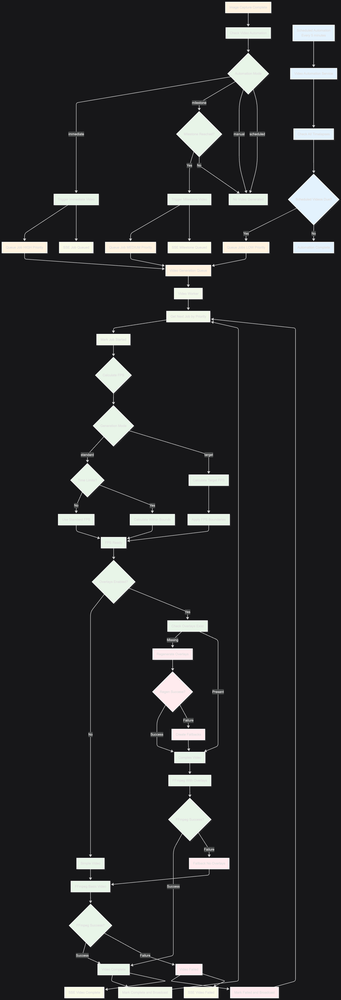
#> input picture backend/app/services/video_pipeline/video_automation_pipeline.png, 341 x 1000 px, shrunk from 1448 x 4244 before the run
$ python -i heavy_detector.py   (imports and definitions only)   (older library calls are emulated)
#> lines starting #> are read from the running program, lines starting #| are printed output that depends on the picture
"""
Heavy Detector for advanced computer vision-based corruption detection.

This module implements sophisticated image quality analysis using OpenCV
for detecting blur, noise, edge anomalies, and compression artifacts.
Processing time: 20-100ms per image.
"""

import cv2
import numpy as np
from typing import Dict, Any, Tuple
import logging

logger = logging.getLogger(__name__)


class HeavyDetector:
    """
    Advanced corruption detection using computer vision algorithms.

    Implements:
    - Blur detection via Laplacian variance
    - Edge analysis via Canny edge detection
    - Noise detection via median filter comparison
    - Histogram entropy analysis
    - JPEG compression artifact detection
    """

    def __init__(self):
        """Initialize heavy detector with algorithm parameters."""
        # Blur detection thresholds
        self.blur_threshold = 100.0  # Laplacian variance threshold

        # Edge analysis parameters
        self.edge_low_threshold = 50
        self.edge_high_threshold = 150
        self.edge_density_min = 0.01  # 1% minimum edge density
        self.edge_density_max = 0.50  # 50% maximum edge density

        # Noise detection parameters
        self.noise_ratio_max = 0.30  # 30% maximum noise ratio

        # Histogram analysis parameters
        self.entropy_min = 3.0  # Minimum entropy for good distribution

        # Pattern detection parameters
        self.block_size = 8  # 8x8 blocks for JPEG corruption detection
        self.block_corruption_max = 0.80  # 80% maximum block uniformity

    def analyze(self, frame: np.ndarray) -> Dict[str, Any]:
        """
        Perform comprehensive heavy analysis on the image frame.

        Args:
            frame: OpenCV image array (BGR format)

        Returns:
            Dictionary containing analysis results and calculated score
        """
        try:
            start_time = cv2.getTickCount()

            # Convert to grayscale for most analyses
            gray = cv2.cvtColor(frame, cv2.COLOR_BGR2GRAY)

            # Perform all detection methods
            blur_result = self._detect_blur(gray)
            edge_result = self._analyze_edges(gray)
            noise_result = self._detect_noise(frame, gray)
            histogram_result = self._analyze_histogram(frame)
            pattern_result = self._detect_corruption_patterns(gray)

            # Calculate processing time
            end_time = cv2.getTickCount()
            processing_time_ms = (
                (end_time - start_time) / cv2.getTickFrequency()
            ) * 1000

            # Combine all results
            results = {
                "blur_detection": blur_result,
                "edge_analysis": edge_result,
                "noise_detection": noise_result,
                "histogram_analysis": histogram_result,
                "pattern_detection": pattern_result,
                "processing_time_ms": round(processing_time_ms, 2),
            }

            # Calculate heavy score
            heavy_score = self._calculate_heavy_score(results)
            results["heavy_score"] = heavy_score

            return results

        except Exception as e:
            logger.error(f"Heavy detection failed: {e}")
            return {
                "error": str(e),
                "heavy_score": 50,  # Default middle score on failure
                "processing_time_ms": 0,
            }

    def _detect_blur(self, gray: np.ndarray) -> Dict[str, Any]:
        """
        Detect blur using Laplacian variance method.

        Args:
            gray: Grayscale image

        Returns:
            Dictionary with blur detection results
        """
        try:
            # Calculate Laplacian variance
            laplacian = cv2.Laplacian(gray, cv2.CV_64F)
            variance = np.var(laplacian)

            # Determine if blurred
            is_blurred = variance < self.blur_threshold
            penalty = -30 if is_blurred else 0

            return {
                "laplacian_variance": round(variance, 2),
                "is_blurred": is_blurred,
                "threshold": self.blur_threshold,
                "penalty": penalty,
                "reason": (
                    f"Laplacian variance {variance:.1f} < {self.blur_threshold}"
                    if is_blurred
                    else None
                ),
            }

        except Exception as e:
            logger.error(f"Blur detection failed: {e}")
            return {"error": str(e), "penalty": 0}

    def _analyze_edges(self, gray: np.ndarray) -> Dict[str, Any]:
        """
        Analyze edge distribution using Canny edge detection.

        Args:
            gray: Grayscale image

        Returns:
            Dictionary with edge analysis results
        """
        try:
            # Apply Canny edge detection
            edges = cv2.Canny(gray, self.edge_low_threshold, self.edge_high_threshold)

            # Calculate edge density
            total_pixels = gray.shape[0] * gray.shape[1]
            edge_pixels = np.count_nonzero(edges)
            edge_density = edge_pixels / total_pixels

            # Check if edge density is abnormal
            is_abnormal = (
                edge_density < self.edge_density_min
                or edge_density > self.edge_density_max
            )
            penalty = -25 if is_abnormal else 0

            reason = None
            if edge_density < self.edge_density_min:
                reason = f"Too few edges: {edge_density:.3f} < {self.edge_density_min}"
            elif edge_density > self.edge_density_max:
                reason = f"Too many edges: {edge_density:.3f} > {self.edge_density_max}"

            return {
                "edge_density": round(edge_density, 4),
                "edge_pixels": edge_pixels,
                "total_pixels": total_pixels,
                "is_abnormal": is_abnormal,
                "penalty": penalty,
                "reason": reason,
            }

        except Exception as e:
            logger.error(f"Edge analysis failed: {e}")
            return {"error": str(e), "penalty": 0}

    def _detect_noise(self, frame: np.ndarray, gray: np.ndarray) -> Dict[str, Any]:
        """
        Detect noise using median filter comparison.

        Args:
            frame: Original color image
            gray: Grayscale version

        Returns:
            Dictionary with noise detection results
        """
        try:
            # Apply median filter to reduce noise
            filtered = cv2.medianBlur(gray, 5)

            # Calculate difference between original and filtered
            diff = cv2.absdiff(gray, filtered)

            # Calculate noise ratio
            total_pixels = gray.shape[0] * gray.shape[1]
            noise_pixels = np.count_nonzero(
                np.where(diff > 10, 1, 0)
            )  # Pixels with significant difference
            noise_ratio = noise_pixels / total_pixels

            # Check if noise is excessive
            is_noisy = noise_ratio > self.noise_ratio_max
            penalty = -20 if is_noisy else 0

            return {
                "noise_ratio": round(noise_ratio, 4),
                "noise_pixels": noise_pixels,
                "is_noisy": is_noisy,
                "threshold": self.noise_ratio_max,
                "penalty": penalty,
                "reason": (
                    f"Noise ratio {noise_ratio:.3f} > {self.noise_ratio_max}"
                    if is_noisy
                    else None
                ),
            }

        except Exception as e:
            logger.error(f"Noise detection failed: {e}")
            return {"error": str(e), "penalty": 0}

    def _analyze_histogram(self, frame: np.ndarray) -> Dict[str, Any]:
        """
        Analyze color distribution using histogram entropy.

        Args:
            frame: Color image (BGR)

        Returns:
            Dictionary with histogram analysis results
        """
        try:
            # Convert to grayscale for histogram analysis
            gray = cv2.cvtColor(frame, cv2.COLOR_BGR2GRAY)

            # Calculate histogram
            hist = cv2.calcHist([gray], [0], None, [256], [0, 256])

            # Normalize histogram
            hist_norm = hist / hist.sum()

            # Calculate entropy (measure of information content)
            # Higher entropy = better color distribution
            entropy = -np.sum(
                hist_norm * np.log2(hist_norm + 1e-10)
            )  # Add small value to avoid log(0)

            # Check if entropy is too low (poor distribution)
            is_poor_distribution = entropy < self.entropy_min
            penalty = -15 if is_poor_distribution else 0

            return {
                "entropy": round(entropy, 2),
                "is_poor_distribution": is_poor_distribution,
                "threshold": self.entropy_min,
                "penalty": penalty,
                "reason": (
                    f"Entropy {entropy:.2f} < {self.entropy_min}"
                    if is_poor_distribution
                    else None
                ),
            }

        except Exception as e:
            logger.error(f"Histogram analysis failed: {e}")
            return {"error": str(e), "penalty": 0}

    def _detect_corruption_patterns(self, gray: np.ndarray) -> Dict[str, Any]:
        """
        Detect JPEG compression artifacts and corruption patterns.

        Args:
            gray: Grayscale image

        Returns:
            Dictionary with pattern detection results
        """
        try:
            height, width = gray.shape

            # Analyze 8x8 blocks for uniformity (common in JPEG corruption)
            uniform_blocks = 0
            total_blocks = 0

            for y in range(0, height - self.block_size, self.block_size):
                for x in range(0, width - self.block_size, self.block_size):
                    block = gray[y : y + self.block_size, x : x + self.block_size]

                    # Check if block is too uniform (potential corruption)
                    block_std = np.std(block)
                    if block_std < 5:  # Very low variation
                        uniform_blocks += 1

                    total_blocks += 1

            # Calculate block corruption ratio
            if total_blocks > 0:
                block_corruption_ratio = uniform_blocks / total_blocks
            else:
                block_corruption_ratio = 0

            # Check if too many blocks are uniform
            is_corrupted = block_corruption_ratio > self.block_corruption_max
            penalty = -40 if is_corrupted else 0

            return {
                "uniform_blocks": uniform_blocks,
                "total_blocks": total_blocks,
                "block_corruption_ratio": round(block_corruption_ratio, 4),
                "is_corrupted": is_corrupted,
                "threshold": self.block_corruption_max,
                "penalty": penalty,
                "reason": (
                    f"Block corruption {block_corruption_ratio:.3f} > {self.block_corruption_max}"
                    if is_corrupted
                    else None
                ),
            }

        except Exception as e:
            logger.error(f"Pattern detection failed: {e}")
            return {"error": str(e), "penalty": 0}

    def _calculate_heavy_score(self, results: Dict[str, Any]) -> int:
        """
        Calculate overall heavy detection score based on all analyses.

        Args:
            results: Combined results from all detection methods

        Returns:
            Score from 0-100 (100 = perfect quality)
        """
        starting_score = 100
        total_penalty = 0

        # Sum all penalties from each detection method
        for method_name, method_result in results.items():
            if isinstance(method_result, dict) and "penalty" in method_result:
                penalty = method_result["penalty"]
                if penalty < 0:  # Only count negative penalties
                    total_penalty += abs(penalty)

        # Calculate final score
        final_score = max(0, starting_score - total_penalty)

        return int(final_score)

>>> import cv2
>>> picture = cv2.imread('../app/services/video_pipeline/video_automation_pipeline.png')
#> picture is the input picture: shape (1000, 341, 3); mean B, G, R 42.7, 41.5, 41.1
>>> result = HeavyDetector().analyze(picture)
#> in _detect_blur, `laplacian = cv2.Laplacian(gray, cv2.CV_64F)`:
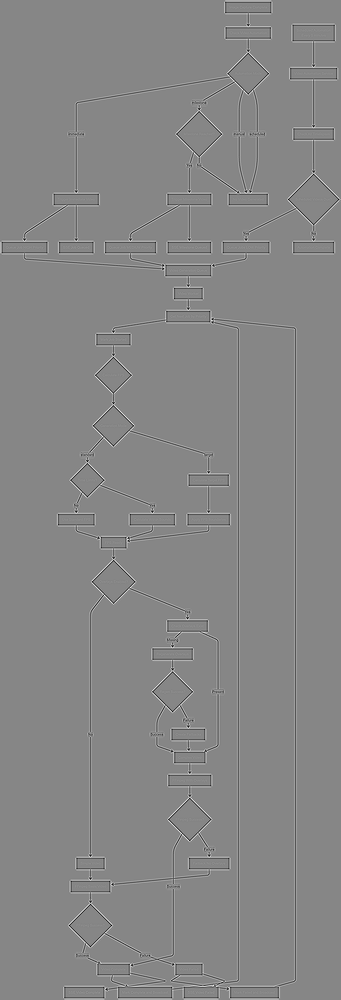
#> laplacian: shape (1000, 341) float64; min -489, max 439, mean 0.1; drawn with min black and max white
#> in _detect_blur, `variance = np.var(laplacian)`: variance = 1580
#> in _detect_blur, `is_blurred = variance < self.blur_threshold`: is_blurred = False
#> in _detect_blur, `penalty = -30 if is_blurred else 0`: penalty = 0
#> in analyze, `blur_result = self._detect_blur(gray)`: blur_result = 5 items
#> in _analyze_edges, `edges = cv2.Canny(gray, self.edge_low_threshold, self.edge_high_thresh..`:
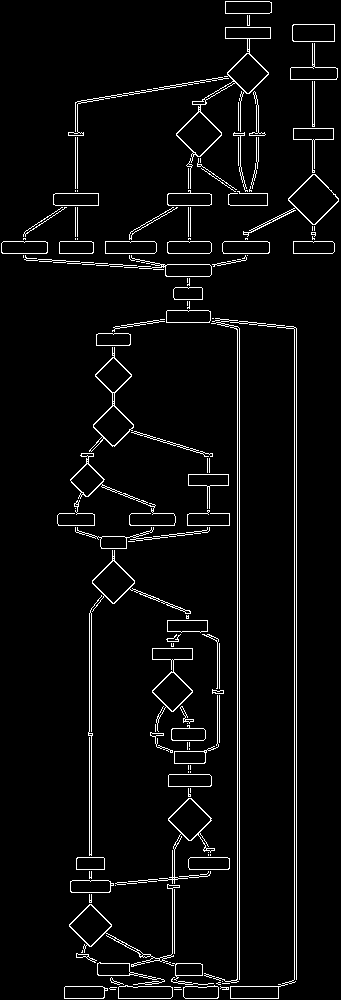
#> edges: shape (1000, 341); 4.1% white in thin lines or dots
#> in _analyze_edges, `edge_pixels = np.count_nonzero(edges)`: edge_pixels = 13993
#> in _analyze_edges, `edge_density = edge_pixels / total_pixels`: edge_density = 0.041
#> in _analyze_edges, `is_abnormal = ( edge_density < self.edge_density_min or edge_density >..`: is_abnormal = False
#> in _analyze_edges, `penalty = -25 if is_abnormal else 0`: penalty = 0
#> in analyze, `edge_result = self._analyze_edges(gray)`: edge_result = 6 items
#> in _detect_noise, `filtered = cv2.medianBlur(gray, 5)`:
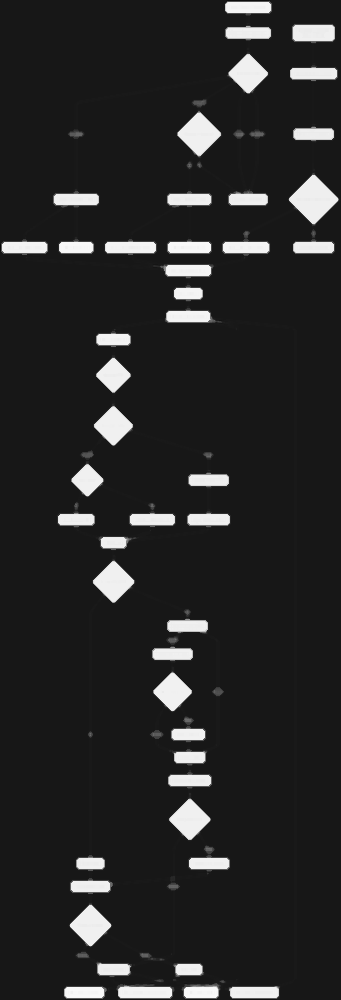
#> filtered: shape (1000, 341); min 8, max 248, mean 40
#> in _detect_noise, `diff = cv2.absdiff(gray, filtered)`:
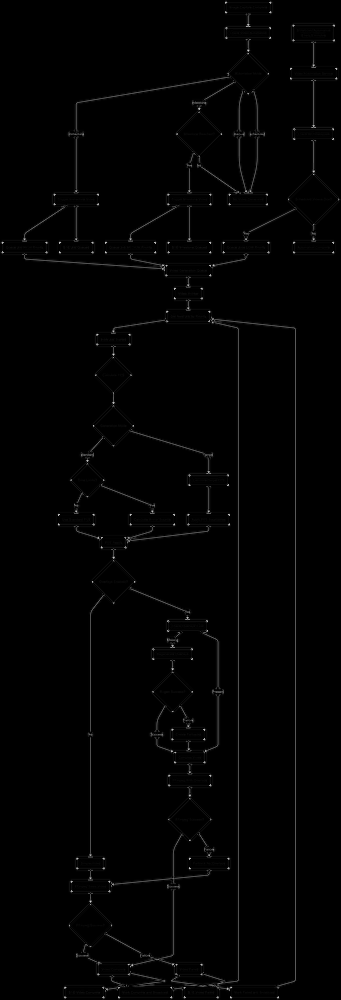
#> diff: shape (1000, 341); min 0, max 211, mean 2.3
#> in _detect_noise, `noise_pixels = np.count_nonzero( np.where(diff > 10, 1, 0) )`: noise_pixels = 15129
#> in _detect_noise, `noise_ratio = noise_pixels / total_pixels`: noise_ratio = 0.0444
#> in _detect_noise, `is_noisy = noise_ratio > self.noise_ratio_max`: is_noisy = False
#> in _detect_noise, `penalty = -20 if is_noisy else 0`: penalty = 0
#> in analyze, `noise_result = self._detect_noise(frame, gray)`: noise_result = 6 items
#> in _analyze_histogram, `hist = cv2.calcHist([gray], [0], None, [256], [0, 256])`: hist = 256 values, max 279571 at index 23, min 1 at index 219, mean 1332
#> in _analyze_histogram, `hist_norm = hist / hist.sum()`: hist_norm = 256 values, max 0.82 at index 23, min 2.93e-06 at index 219, mean 0.00391
#> in _analyze_histogram, `entropy = -np.sum( hist_norm * np.log2(hist_norm + 1e-10) )`: entropy = 1.79
#> in _analyze_histogram, `is_poor_distribution = entropy < self.entropy_min`: is_poor_distribution = True
#> in _analyze_histogram, `penalty = -15 if is_poor_distribution else 0`: penalty = -15
#> in analyze, `histogram_result = self._analyze_histogram(frame)`: histogram_result = {'entropy': 1.79, 'is_poor_distribution': True, 'threshold': 3, 'penalty': -15, 'reason': 'Entropy 1.79 < 3.0'}
#> after the loop in _detect_corruption_patterns, `for y in range(0, height - self.block_size, self.block_size):`: total_blocks = 5208; uniform_blocks = 4010
#> in _detect_corruption_patterns, `block_corruption_ratio = uniform_blocks / total_blocks`: block_corruption_ratio = 0.77
#> in _detect_corruption_patterns, `is_corrupted = block_corruption_ratio > self.block_corruption_max`: is_corrupted = False
#> in _detect_corruption_patterns, `penalty = -40 if is_corrupted else 0`: penalty = 0
#> in analyze, `pattern_result = self._detect_corruption_patterns(gray)`: pattern_result = 7 items
#> the loop in _calculate_heavy_score, `for method_name, method_result in results.items():` made 6 passes
#> (method_name, penalty, total_penalty) on pass 4: ('histogram_analysis', -15, 15)
#> (method_name, penalty) on passes 1, 2, 3, 5: ('blur_detection', 0), ('edge_analysis', 0), ('noise_detection', 0), ('pattern_detection', 0)
#> after the loop in _calculate_heavy_score, `for method_name, method_result in results.items():`: total_penalty = 15
#> in _calculate_heavy_score, `final_score = max(0, starting_score - total_penalty)`: final_score = 85
#> result = 7 items
